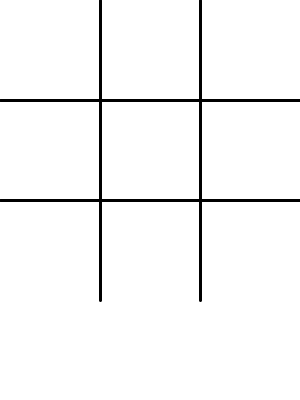
Frame 1 (no input)
Frame 60 (the mouse pressed at the canvas centre just before this capture): identical to frame 1, image omitted
Frame 120 (the mouse held since frame 60 and released just before this capture): identical to frame 1, image omitted

The Processing sketch that drew this single still picture (run headless with seeded random() and noise(); from frame 60 on, the mouse is pressed at the canvas centre):

// Processing sketch: tic_tac_toe
// ── tic_tac_toe.pde

int[][] grid;

void setup() {
  size(300, 400);
  grid = new int[3][3]; //rows then columns
  strokeWeight(3);
  textAlign(CENTER, CENTER);
  textSize(50);
}

void draw() {
  background(255);
  
  //draw diving lines
  stroke(0);
  line(0, 100, 300, 100);
  line(0, 200, 300, 200);
  line(100, 0, 100, 300);
  line(200, 0, 200, 300);
  
  //draw x's and o's on screen
  int row = 0;
  int col = 0;
  while (row < 3) {
    drawXO(row, col);
    col++;
    if (col == 3) {
      col = 0;
      row++;
    }
  }
}

void drawXO(int row, int col) {
  pushMatrix();
  translate(row*100, col*100);
  if (grid[row][col] == 1) {
    fill(255);
    ellipse(50, 50, 90, 90);
  } else if (grid[row][col] == 2) {
    line(10, 10, 90, 90);
    line(90, 10, 10, 90);
  }
  popMatrix();
}

void mouseReleased() {
  int row = mouseX/100;
  int col = mouseY/100;
  if (grid[row][col] == 0) {
    grid[row][col] = 1;
  }
}
